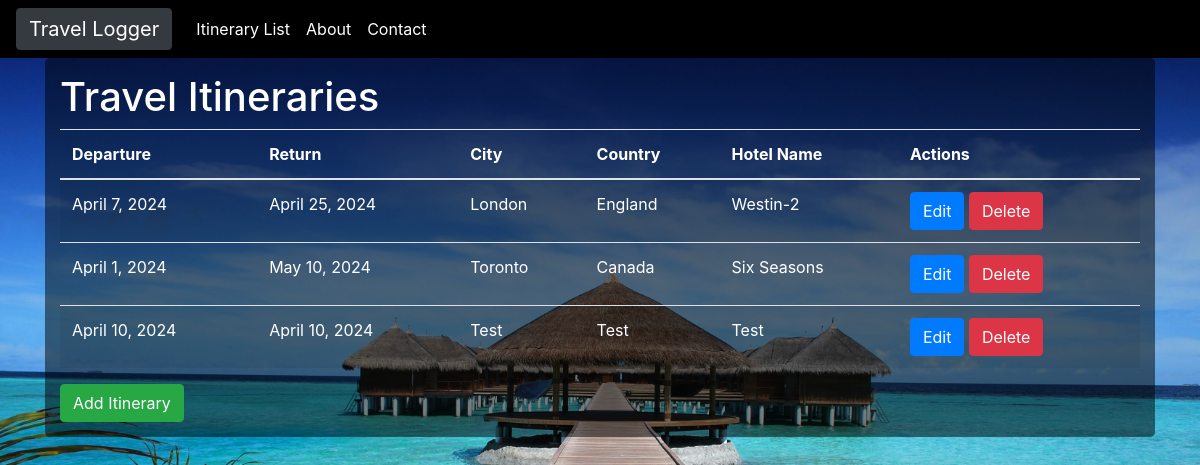
The page /itineraries/ on the database its author committed.
### traveltoolapp/models.py (models this page shows, shortened)
class Itinerary(models.Model):
    destination = models.ForeignKey(Destination, on_delete=models.CASCADE)
    departure_date = models.DateField()
    return_date = models.DateField()
    hotel = models.ForeignKey(Hotel, on_delete=models.CASCADE)

class Destination(models.Model):
    city = models.CharField(max_length=200)
    country = models.CharField(max_length=200)

class Hotel(models.Model):
    name = models.CharField(max_length=200, default="None")
    address = models.CharField(max_length=200, default="None")

### traveltoolapp/views.py (the view)
# urls.py: path('itineraries/', views.itinerary_list, name='itinerary_list'),  # Route for the itinerary list page
def itinerary_list(request):
    itineraries = Itinerary.objects.all()
    return render(request, 'itinerary.html', {'itineraries': itineraries})

### traveltoolapp/templates/itinerary.html
{% extends "base.html" %}
{% load static %}
{% block content %}
<div class="container transparent-bg">
    <h1>Travel Itineraries</h1>
    <div class="row">
        <div class="col-md-12">
            <table class="table table-striped">
                <thead>
                    <tr>
                        <th scope="col">Departure</th>
                        <th scope="col">Return</th>
                        <th scope="col">City</th>
                        <th scope="col">Country</th>
                        <th scope="col">Hotel Name</th>
                        <th scope="col">Actions</th>
                    </tr>
                </thead>
                <tbody>
                    {% for itinerary in itineraries %}
                    <tr>
                        <td>{{ itinerary.departure_date }}</td>
                        <td>{{ itinerary.return_date }}</td>
                        <td>{{ itinerary.destination.city }}</td>
                        <td>{{ itinerary.destination.country }}</td>
                        <td>{{ itinerary.hotel.name }}</td>
                        <td>
                            <a href="{% url 'edit_itinerary' itinerary.id %}" class="btn btn-primary">Edit</a>
                            <a href="{% url 'delete_itinerary' itinerary.id %}" class="btn btn-danger">Delete</a>
                        </td>
                    </tr>
                    {% endfor %}
                </tbody>
            </table>
            <a href="{% url 'add_itinerary' %}" class="btn btn-success">Add Itinerary</a>
        </div>
    </div>
</div>
{% endblock %}

### traveltoolapp/templates/base.html (shortened to what this page needs)
{% load static %}
<!DOCTYPE html>
<html lang="en">
  <head>
    <link rel="stylesheet" href="https://stackpath.bootstrapcdn.com/bootstrap/4.3.1/css/bootstrap.min.css"  rel="stylesheet" />
  </head>
  <body>
    <nav class="navbar navbar-expand-lg">
      <button class="navbar-brand btn btn-dark" onclick="location.href='{% url 'home' %}'">Travel Logger</button>
      <div class="collapse navbar-collapse" id="navbarNav">
        <ul class="navbar-nav">
          <li class="nav-item active">
            <a class="nav-link" href="{% url 'itinerary_list' %}">Itinerary List</a>
          </li>
          <li class="nav-item">
            <a class="nav-link" href="{% url 'about' %}">About</a>
          </li>
          <li class="nav-item">
            <a class="nav-link" href="{% url 'contact' %}">Contact</a>
          </li>
        </ul>
      </div>
    </nav>
    <div class="container">{% block content %} {% endblock %}</div>
  </body>
</html>

### traveltoolapp/templates/base.html (style rules this page uses)
.transparent-bg { background-color: rgba(0, 0, 0, 0.5); color: white; padding: 15px; border-radius: 5px; }
.transparent-bg table { color: white; }

### rows shown on the page
Itinerary: departure_date "April 7, 2024", return_date "April 25, 2024", destination.city "London", destination.country "England", hotel.name "Westin-2"
Itinerary: departure_date "April 1, 2024", return_date "May 10, 2024", destination.city "Toronto", destination.country "Canada", hotel.name "Six Seasons"
Itinerary: departure_date "April 10, 2024", return_date "April 10, 2024", destination.city "Test", destination.country "Test", hotel.name "Test"
